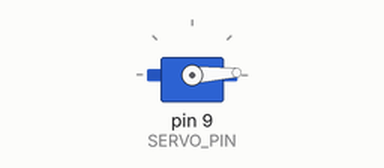
Bench run of a sketch on a simulated Arduino Uno, built with avr-gcc and run on an emulated ATmega328P. Parts: servo. What the sketch prints to the serial monitor is not drawn.

Above: at 0.05 s.
At 1.45 s:
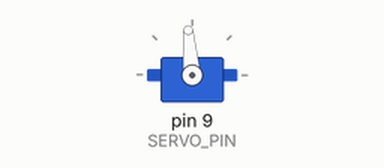
At 2.85 s:
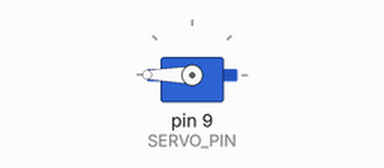
At 5.65 s:
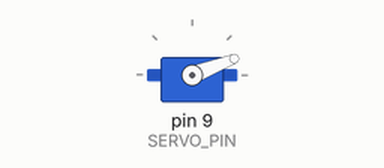
Timing chart, 0 to 8.4 s (numbered marks = the images above):
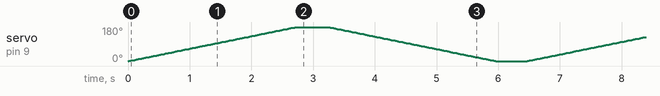

The sketch:

sg90.ino
```cpp
// (licence header left out)
#include <Servo.h>

Servo servo;
const uint8_t SERVO_PIN = 9;

void setup() {
  Serial.begin(9600);
  servo.attach(SERVO_PIN);
  Serial.println(F("SG90 sweep demo. 0 -> 180 -> 0, repeating."));
}

void loop() {
  // Sweep 0 -> 180 degrees
  for (int angle = 0; angle <= 180; angle++) {
    servo.write(angle);
    delay(15);   // ~3 s for a full sweep
  }

  delay(500);

  // Sweep 180 -> 0 degrees
  for (int angle = 180; angle >= 0; angle--) {
    servo.write(angle);
    delay(15);
  }

  delay(500);
}
```
